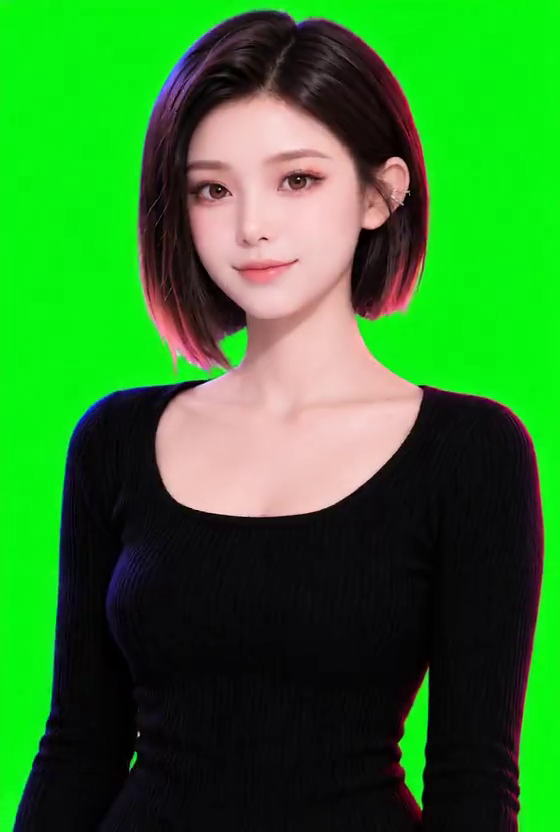
#> input picture frame 5 of assets-source/body-motion-experiment/wave/sample.mp4, 560 x 832 px, given in place of hair-tuck-sample.mp4, which was not available
$ python pack-body-motion.py
#> lines starting #> are read from the running program, lines starting #| are printed output that depends on the picture
### scripts/portrait_matting.py
"""Offline strand-edge alpha estimation; never run matting in the desktop render loop."""
import numpy as np
from scipy.ndimage import binary_erosion
from pymatting import estimate_alpha_cf, estimate_foreground_ml
def matte(rgb):
 image=rgb.astype(np.float64)/255
 dominance=image[:,:,1]-np.maximum(image[:,:,0],image[:,:,2])
 trimap=np.full(dominance.shape,.5)
 trimap[binary_erosion(dominance>.45,iterations=1,border_value=1)]=0
 trimap[binary_erosion(dominance<.045,iterations=2,border_value=1)]=1
 alpha=estimate_alpha_cf(image,trimap,cg_kwargs={'maxiter':3000})
 foreground=estimate_foreground_ml(image,alpha)
 # Preserve the exact RGB away from uncertain edges, removing green contamination only there.
 foreground=np.where((alpha>.995)[:,:,None],image,foreground)
 # This character has no green clothing or hair. Remove key spill even from
 # near-opaque strands: alpha alone cannot remove reflected screen colour.
 foreground[:,:,1]=np.minimum(foreground[:,:,1],(foreground[:,:,0]+foreground[:,:,2])/2)
 return np.clip(foreground*255,0,255),np.clip(alpha,0,1)[:,:,None]
# [5 lines that do not run on import are left out]

### scripts/pack-body-motion.py
"""Matte an approved body gesture offline into a bounded rectangular atlas."""
import json
import pathlib
import cv2
import numpy as np
from PIL import Image
from portrait_matting import matte

root = pathlib.Path(__file__).resolve().parents[1]
folder = root / 'resources/characters/soul'
capture = cv2.VideoCapture(str(root / 'assets-source/body-motion-experiment/wan/hair-tuck-sample.mp4'))
sheets = []
count = 0
while True:
    ok, frame = capture.read()
#> frame is the input picture: shape (832, 560, 3); mean B, G, R 41.2, 122.4, 48.4
    if not ok:
        break
    if count % 32 == 0:
        sheets.append(Image.new('RGBA', (384 * 8, 576 * 4)))
    frame = cv2.cvtColor(cv2.resize(frame, (384, 576), interpolation=cv2.INTER_AREA), cv2.COLOR_BGR2RGB)
#> frame: shape (576, 384, 3)
    rgb, alpha = matte(frame)
#> in matte, `dominance=image[:,:,1]-np.maximum(image[:,:,0],image[:,:,2])`:
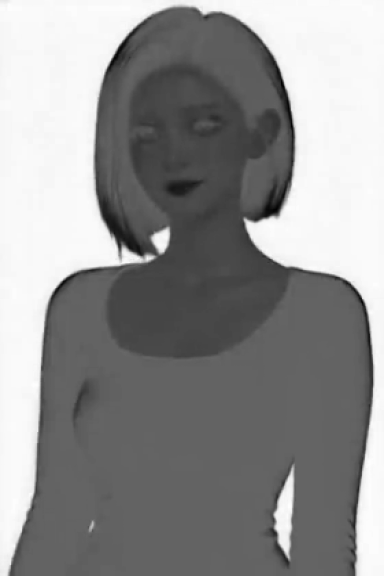
#> dominance: shape (576, 384) float64; min -0.627, max 0.957, mean 0.274; drawn with min black and max white
#> (the run stopped early here; a loop or call above may not have finished)

$ run again, starting later in the video
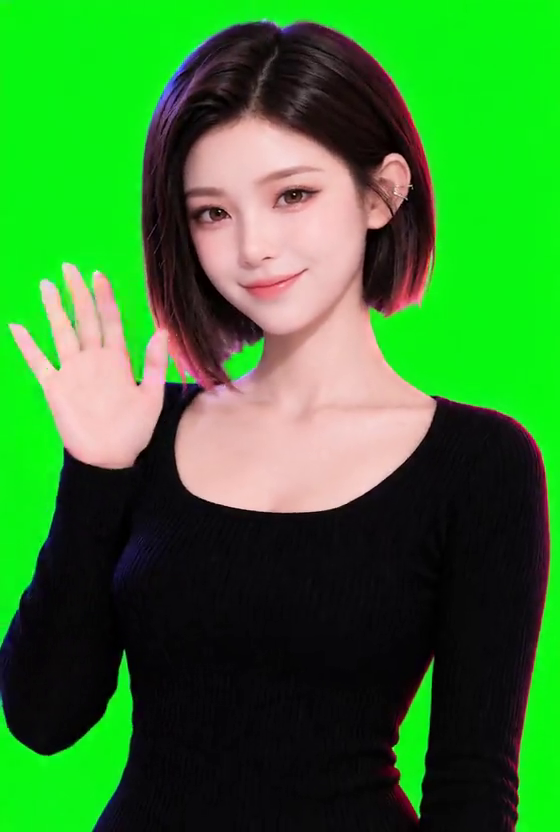
#> input picture frame 25 of assets-source/body-motion-experiment/wave/sample.mp4, 560 x 832 px, given in place of hair-tuck-sample.mp4, which was not available
#> frame is the input picture: shape (832, 560, 3); mean B, G, R 46.7, 121.9, 55.5
#> frame: shape (576, 384, 3)
#> in matte, `dominance=image[:,:,1]-np.maximum(image[:,:,0],image[:,:,2])`:
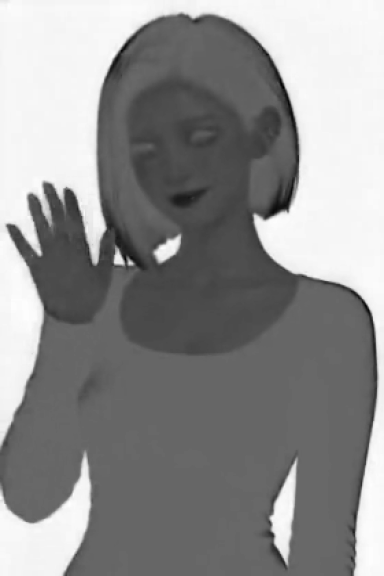
#> dominance: shape (576, 384) float64; min -0.671, max 0.961, mean 0.245; drawn with min black and max white

$ run again, starting later in the video
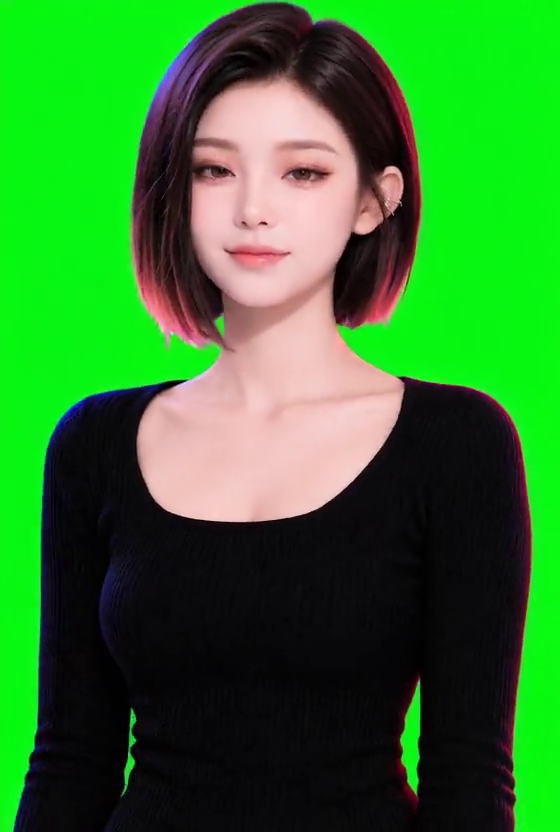
#> input picture frame 45 of assets-source/body-motion-experiment/wave/sample.mp4, 560 x 832 px, given in place of hair-tuck-sample.mp4, which was not available
#> frame is the input picture: shape (832, 560, 3); mean B, G, R 43.8, 121.7, 50.2
#> frame: shape (576, 384, 3)
#> in matte, `dominance=image[:,:,1]-np.maximum(image[:,:,0],image[:,:,2])`:
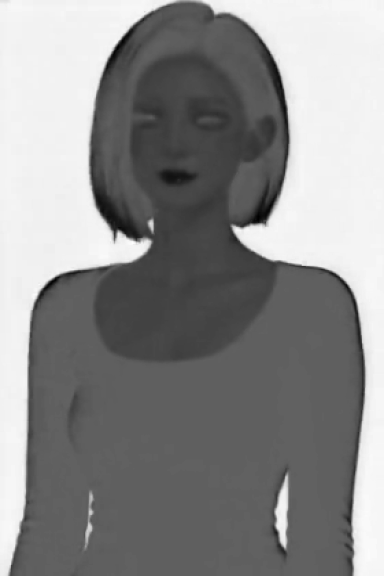
#> dominance: shape (576, 384) float64; min -0.608, max 0.976, mean 0.261; drawn with min black and max white
